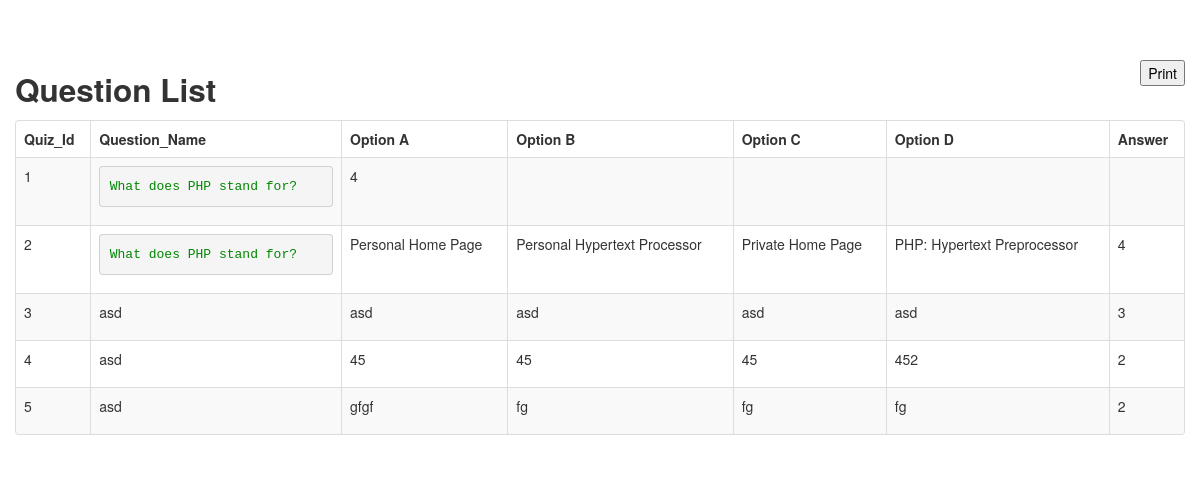
Page /teacher/quiz/report.php on the earlier database version.
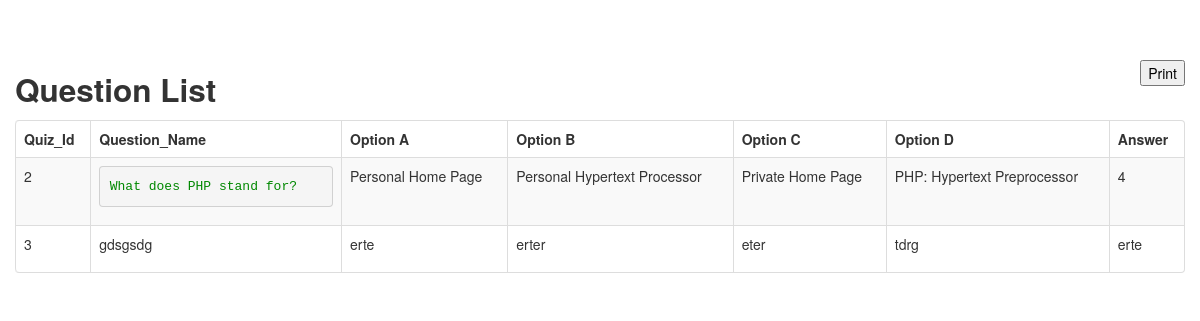
Same page on the later database version.
### tables this page shows
CREATE TABLE `tbl_quiz` (
  `quiz_Id` int(11) NOT NULL,
  `question_name` text,
  `answer1` varchar(255) DEFAULT '',
  `answer2` varchar(255) DEFAULT NULL,
  `answe3` varchar(255) DEFAULT NULL,
  `answer4` varchar(255) DEFAULT NULL,
  `answer` varchar(255) DEFAULT NULL
);

### teacher/quiz/report.php (the view, shortened to what this page needs)
<!DOCTYPE html>
<html>
<head>
	    <link href="../../bootstrap/css/bootstrap.min.css" rel="stylesheet" media="screen">
        <link href="../../bootstrap/css/bootstrap-responsive.min.css" rel="stylesheet" media="screen">
</head>
<body>
<div class="container" style="margin:5% auto;">
	 <button class='pull-right'onclick=window.print() id='print-button'>Print</button>
	 <h2>Question List</h2>
	  <table class="table table-striped table-bordered" id="example2">
                                        <thead>
                                        <tr>
                                            <th>Quiz_Id</th>
                                            <th>Question_Name</th>
                                            <th>Option A</th>
                                            <th>Option B</th>
                                            <th>Option C</th>
                                            <th>Option D</th>
                                            <th>Answer</th>
                                        </tr>
                                    </thead>
                                    <tbody>
                                        <?php
                                        include "../../functions/connect.php";
                                        $sql = "SELECT * FROM `tbl_quiz` ";
                                        $run = mysqli_query($con,$sql);
                                        while($row=mysqli_fetch_array($run)){
                                            echo '<tr class="odd gradeX" id="rec">';?>
                                           <?php
                                            echo "<td>".$row['quiz_Id']."</td>";
                                            echo "<td>".$row['question_name']."</td>";
                                            echo "<td>".$row['answer1']."</td>";
                                            echo "<td>".$row['answer2']."</td>";
                                            echo "<td>".$row['answe3']."</td>";
                                            echo "<td>".$row['answer4']."</td>";
                                            echo "<td>".$row['answer']."</td>";
                                            echo "</tr>";
                                        }
                                        ?>
                                    </tbody>
                                    </table>
</div>
</body>
</html>

Differences in the rows shown:
removed tbl_quiz: quiz_Id "1", question_name "What does PHP stand for?", answer1 "4"
removed tbl_quiz: quiz_Id "4", question_name "asd", answer1 "45", answer2 "45", answe3 "45", answer4 "452", answer "2"
removed tbl_quiz: quiz_Id "5", question_name "asd", answer1 "gfgf", answer2 "fg", answe3 "fg", answer4 "fg", answer "2"
changed tbl_quiz id 3: question_name "asd" → "gdsgsdg"; answer1 "asd" → "erte"; answer2 "asd" → "erter"; answe3 "asd" → "eter"; answer4 "asd" → "tdrg"; answer "3" → "erte"
